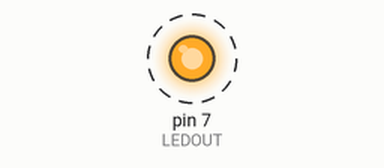
Simulated run of this sketch. Board: Arduino Uno, built with avr-gcc and run on an emulated ATmega328P. Parts: output pins drawn as LEDs (lit = HIGH). Dashed ring = blinking.

Above: at 0.5 s.
Timing chart, 0 to 4.6 s (numbered marks = the images above):
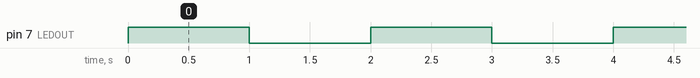

The sketch:

Simple_blinking_LED.ino
```cpp
/*Simple Blinking LED.Turns on an LED on for one second,
 then off for one second, repeatedly.*/

int LEDOUT=7;
void setup() {
//initilize the digital pin as output.
pinMode(LEDOUT,OUTPUT);
}

  // the loop routine runs over and over again forever:
void loop() {

digitalWrite(LEDOUT,HIGH);// turnThe LED on
delay(1000);   // wait a second.
digitalWrite(LEDOUT,LOW); //turn the LED off
delay(1000); //wait a second.

}
```

Measured:
- by itself, pin 7 (LEDOUT): alternates HIGH for 1.0 s and LOW for 1.0 s
